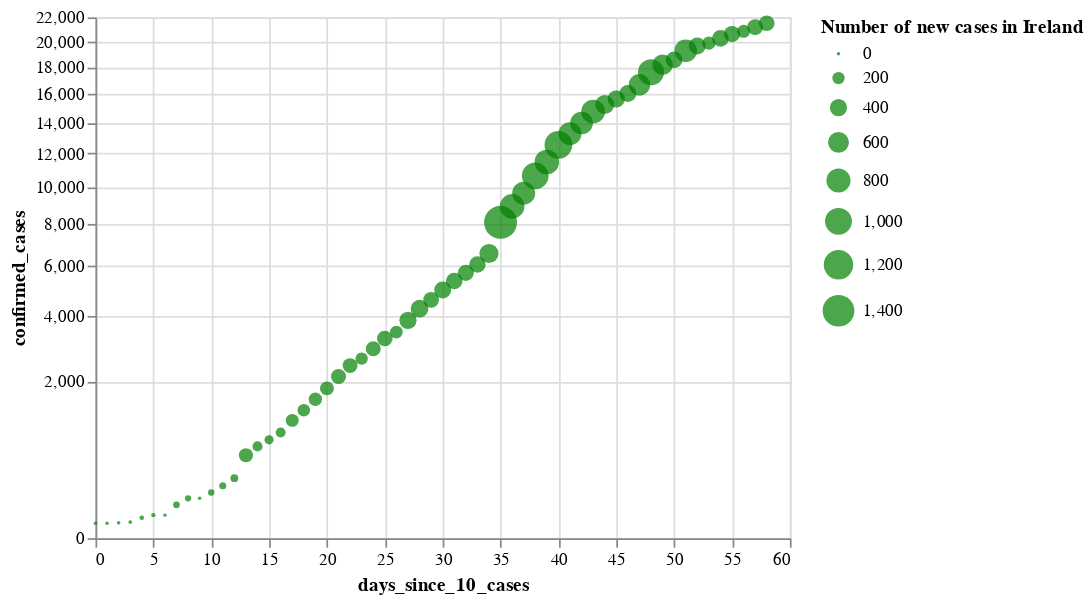

This figure's notebook cell:
### Code cell
#hide

cases_ie_plot = alt.Chart(source_ie).mark_circle(
    color='green',
    opacity=0.7).encode(
    x='days_since_10_cases:Q',
#     y='confirmed_cases:Q',
    y=alt.Y('confirmed_cases:Q', scale=alt.Scale(type='sqrt')),
    size=alt.Size('new_cases:Q', title="Number of new cases in Ireland"),
    tooltip=['country', 'date:T', 'confirmed_cases', 'new_cases', 'new_deaths']
)#.interactive()

cases_ie_plot

### Figure 1 — Vega-Lite specification as saved in the notebook (floating-point values rounded to 4 significant figures)
{"config": {"view": {"continuousWidth": 400, "continuousHeight": 300}}, "data": {"name": "data-51484490e82d8d99c47779b551f58f51"}, "mark": {"type": "circle", "color": "green", "opacity": 0.7}, "encoding": {"size": {"type": "quantitative", "field": "new_cases", "title": "Number of new cases in Ireland"}, "tooltip": [{"type": "nominal", "field": "country"}, {"type": "temporal", "field": "date"}, {"type": "quantitative", "field": "confirmed_cases"}, {"type": "quantitative", "field": "new_cases"}, {"type": "quantitative", "field": "new_deaths"}], "x": {"type": "quantitative", "field": "days_since_10_cases"}, "y": {"type": "quantitative", "field": "confirmed_cases", "scale": {"type": "sqrt"}}}, "$schema": "https://vega.github.io/schema/vega-lite/v4.0.2.json", "datasets": {"data-51484490e82d8d99c47779b551f58f51": [{"country": "Ireland", "date": "2020-03-06", "days_since_10_cases": 0, "confirmed_cases": 18, "confirmed_cases_per_million": 4.0, "new_cases": 0, "new_deaths": 0, "new_recovered": 0}, {"country": "Ireland", "date": "2020-03-07", "days_since_10_cases": 1, "confirmed_cases": 18, "confirmed_cases_per_million": 4.0, "new_cases": 0, "new_deaths": 0, "new_recovered": 0}, {"country": "Ireland", "date": "2020-03-08", "days_since_10_cases": 2, "confirmed_cases": 19, "confirmed_cases_per_million": 4.0, "new_cases": 1, "new_deaths": 0, "new_recovered": 0}, {"country": "Ireland", "date": "2020-03-09", "days_since_10_cases": 3, "confirmed_cases": 21, "confirmed_cases_per_million": 4.0, "new_cases": 2, "new_deaths": 0, "new_recovered": 0}, {"country": "Ireland", "date": "2020-03-10", "days_since_10_cases": 4, "confirmed_cases": 34, "confirmed_cases_per_million": 7.0, "new_cases": 13, "new_deaths": 0, "new_recovered": 0}, {"country": "Ireland", "date": "2020-03-11", "days_since_10_cases": 5, "confirmed_cases": 43, "confirmed_cases_per_million": 9.0, "new_cases": 9, "new_deaths": 1, "new_recovered": 0}, {"country": "Ireland", "date": "2020-03-12", "days_since_10_cases": 6, "confirmed_cases": 43, "confirmed_cases_per_million": 9.0, "new_cases": 0, "new_deaths": 0, "new_recovered": 0}, {"country": "Ireland", "date": "2020-03-13", "days_since_10_cases": 7, "confirmed_cases": 90, "confirmed_cases_per_million": 18.0, "new_cases": 47, "new_deaths": 0, "new_recovered": 0}, {"country": "Ireland", "date": "2020-03-14", "days_since_10_cases": 8, "confirmed_cases": 129, "confirmed_cases_per_million": 26.0, "new_cases": 39, "new_deaths": 1, "new_recovered": 0}, {"country": "Ireland", "date": "2020-03-15", "days_since_10_cases": 9, "confirmed_cases": 129, "confirmed_cases_per_million": 26.0, "new_cases": 0, "new_deaths": 0, "new_recovered": 0}, {"country": "Ireland", "date": "2020-03-16", "days_since_10_cases": 10, "confirmed_cases": 169, "confirmed_cases_per_million": 34.0, "new_cases": 40, "new_deaths": 0, "new_recovered": 0}, {"country": "Ireland", "date": "2020-03-17", "days_since_10_cases": 11, "confirmed_cases": 223, "confirmed_cases_per_million": 46.0, "new_cases": 54, "new_deaths": 0, "new_recovered": 5}, {"country": "Ireland", "date": "2020-03-18", "days_since_10_cases": 12, "confirmed_cases": 292, "confirmed_cases_per_million": 60.0, "new_cases": 69, "new_deaths": 0, "new_recovered": 0}, {"country": "Ireland", "date": "2020-03-19", "days_since_10_cases": 13, "confirmed_cases": 557, "confirmed_cases_per_million": 114.0, "new_cases": 265, "new_deaths": 1, "new_recovered": 0}, {"country": "Ireland", "date": "2020-03-20", "days_since_10_cases": 14, "confirmed_cases": 683, "confirmed_cases_per_million": 139.0, "new_cases": 126, "new_deaths": 0, "new_recovered": 0}, {"country": "Ireland", "date": "2020-03-21", "days_since_10_cases": 15, "confirmed_cases": 785, "confirmed_cases_per_million": 160.0, "new_cases": 102, "new_deaths": 0, "new_recovered": 0}, {"country": "Ireland", "date": "2020-03-22", "days_since_10_cases": 16, "confirmed_cases": 906, "confirmed_cases_per_million": 185.0, "new_cases": 121, "new_deaths": 1, "new_recovered": 0}, {"country": "Ireland", "date": "2020-03-23", "days_since_10_cases": 17, "confirmed_cases": 1125, "confirmed_cases_per_million": 230.0, "new_cases": 219, "new_deaths": 2, "new_recovered": 0}, {"country": "Ireland", "date": "2020-03-24", "days_since_10_cases": 18, "confirmed_cases": 1329, "confirmed_cases_per_million": 271.0, "new_cases": 204, "new_deaths": 1, "new_recovered": 0}, {"country": "Ireland", "date": "2020-03-25", "days_since_10_cases": 19, "confirmed_cases": 1564, "confirmed_cases_per_million": 319.0, "new_cases": 235, "new_deaths": 2, "new_recovered": 0}, {"country": "Ireland", "date": "2020-03-26", "days_since_10_cases": 20, "confirmed_cases": 1819, "confirmed_cases_per_million": 371.0, "new_cases": 255, "new_deaths": 10, "new_recovered": 0}, {"country": "Ireland", "date": "2020-03-27", "days_since_10_cases": 21, "confirmed_cases": 2121, "confirmed_cases_per_million": 433.0, "new_cases": 302, "new_deaths": 3, "new_recovered": 0}, {"country": "Ireland", "date": "2020-03-28", "days_since_10_cases": 22, "confirmed_cases": 2415, "confirmed_cases_per_million": 493.0, "new_cases": 294, "new_deaths": 14, "new_recovered": 0}, {"country": "Ireland", "date": "2020-03-29", "days_since_10_cases": 23, "confirmed_cases": 2615, "confirmed_cases_per_million": 534.0, "new_cases": 200, "new_deaths": 10, "new_recovered": 0}, {"country": "Ireland", "date": "2020-03-30", "days_since_10_cases": 24, "confirmed_cases": 2910, "confirmed_cases_per_million": 594.0, "new_cases": 295, "new_deaths": 8, "new_recovered": 0}, {"country": "Ireland", "date": "2020-03-31", "days_since_10_cases": 25, "confirmed_cases": 3235, "confirmed_cases_per_million": 660.0, "new_cases": 325, "new_deaths": 17, "new_recovered": 0}, {"country": "Ireland", "date": "2020-04-01", "days_since_10_cases": 26, "confirmed_cases": 3447, "confirmed_cases_per_million": 703.0, "new_cases": 212, "new_deaths": 14, "new_recovered": 0}, {"country": "Ireland", "date": "2020-04-02", "days_since_10_cases": 27, "confirmed_cases": 3849, "confirmed_cases_per_million": 786.0, "new_cases": 402, "new_deaths": 13, "new_recovered": 0}, {"country": "Ireland", "date": "2020-04-03", "days_since_10_cases": 28, "confirmed_cases": 4273, "confirmed_cases_per_million": 872.0, "new_cases": 424, "new_deaths": 22, "new_recovered": 0}, {"country": "Ireland", "date": "2020-04-04", "days_since_10_cases": 29, "confirmed_cases": 4604, "confirmed_cases_per_million": 940.0, "new_cases": 331, "new_deaths": 17, "new_recovered": 20}, {"country": "Ireland", "date": "2020-04-05", "days_since_10_cases": 30, "confirmed_cases": 4994, "confirmed_cases_per_million": 1019.0, "new_cases": 390, "new_deaths": 21, "new_recovered": 0}, {"country": "Ireland", "date": "2020-04-06", "days_since_10_cases": 31, "confirmed_cases": 5364, "confirmed_cases_per_million": 1095.0, "new_cases": 370, "new_deaths": 16, "new_recovered": 0}, {"country": "Ireland", "date": "2020-04-07", "days_since_10_cases": 32, "confirmed_cases": 5709, "confirmed_cases_per_million": 1165.0, "new_cases": 345, "new_deaths": 36, "new_recovered": 0}, {"country": "Ireland", "date": "2020-04-08", "days_since_10_cases": 33, "confirmed_cases": 6074, "confirmed_cases_per_million": 1240.0, "new_cases": 365, "new_deaths": 25, "new_recovered": 0}, {"country": "Ireland", "date": "2020-04-09", "days_since_10_cases": 34, "confirmed_cases": 6574, "confirmed_cases_per_million": 1342.0, "new_cases": 500, "new_deaths": 28, "new_recovered": 0}, {"country": "Ireland", "date": "2020-04-10", "days_since_10_cases": 35, "confirmed_cases": 8089, "confirmed_cases_per_million": 1651.0, "new_cases": 1515, "new_deaths": 24, "new_recovered": 0}, {"country": "Ireland", "date": "2020-04-11", "days_since_10_cases": 36, "confirmed_cases": 8928, "confirmed_cases_per_million": 1822.0, "new_cases": 839, "new_deaths": 33, "new_recovered": 0}, {"country": "Ireland", "date": "2020-04-12", "days_since_10_cases": 37, "confirmed_cases": 9655, "confirmed_cases_per_million": 1970.0, "new_cases": 727, "new_deaths": 14, "new_recovered": 0}, {"country": "Ireland", "date": "2020-04-13", "days_since_10_cases": 38, "confirmed_cases": 10647, "confirmed_cases_per_million": 2173.0, "new_cases": 992, "new_deaths": 31, "new_recovered": 0}, {"country": "Ireland", "date": "2020-04-14", "days_since_10_cases": 39, "confirmed_cases": 11479, "confirmed_cases_per_million": 2343.0, "new_cases": 832, "new_deaths": 41, "new_recovered": 0}, {"country": "Ireland", "date": "2020-04-15", "days_since_10_cases": 40, "confirmed_cases": 12547, "confirmed_cases_per_million": 2561.0, "new_cases": 1068, "new_deaths": 38, "new_recovered": 52}, {"country": "Ireland", "date": "2020-04-16", "days_since_10_cases": 41, "confirmed_cases": 13271, "confirmed_cases_per_million": 2708.0, "new_cases": 724, "new_deaths": 42, "new_recovered": 0}, {"country": "Ireland", "date": "2020-04-17", "days_since_10_cases": 42, "confirmed_cases": 13980, "confirmed_cases_per_million": 2853.0, "new_cases": 709, "new_deaths": 44, "new_recovered": 0}, {"country": "Ireland", "date": "2020-04-18", "days_since_10_cases": 43, "confirmed_cases": 14758, "confirmed_cases_per_million": 3012.0, "new_cases": 778, "new_deaths": 41, "new_recovered": 0}, {"country": "Ireland", "date": "2020-04-19", "days_since_10_cases": 44, "confirmed_cases": 15251, "confirmed_cases_per_million": 3112.0, "new_cases": 493, "new_deaths": 39, "new_recovered": 0}, {"country": "Ireland", "date": "2020-04-20", "days_since_10_cases": 45, "confirmed_cases": 15652, "confirmed_cases_per_million": 3194.0, "new_cases": 401, "new_deaths": 77, "new_recovered": 0}, {"country": "Ireland", "date": "2020-04-21", "days_since_10_cases": 46, "confirmed_cases": 16040, "confirmed_cases_per_million": 3273.0, "new_cases": 388, "new_deaths": 43, "new_recovered": 9156}, {"country": "Ireland", "date": "2020-04-22", "days_since_10_cases": 47, "confirmed_cases": 16671, "confirmed_cases_per_million": 3402.0, "new_cases": 631, "new_deaths": 39, "new_recovered": 0}, {"country": "Ireland", "date": "2020-04-23", "days_since_10_cases": 48, "confirmed_cases": 17607, "confirmed_cases_per_million": 3593.0, "new_cases": 936, "new_deaths": 25, "new_recovered": 0}, {"country": "Ireland", "date": "2020-04-24", "days_since_10_cases": 49, "confirmed_cases": 18184, "confirmed_cases_per_million": 3711.0, "new_cases": 577, "new_deaths": 220, "new_recovered": 0}, {"country": "Ireland", "date": "2020-04-25", "days_since_10_cases": 50, "confirmed_cases": 18561, "confirmed_cases_per_million": 3788.0, "new_cases": 377, "new_deaths": 49, "new_recovered": 0}, {"country": "Ireland", "date": "2020-04-26", "days_since_10_cases": 51, "confirmed_cases": 19262, "confirmed_cases_per_million": 3931.0, "new_cases": 701, "new_deaths": 24, "new_recovered": 0}, {"country": "Ireland", "date": "2020-04-27", "days_since_10_cases": 52, "confirmed_cases": 19648, "confirmed_cases_per_million": 4010.0, "new_cases": 386, "new_deaths": 15, "new_recovered": 0}, {"country": "Ireland", "date": "2020-04-28", "days_since_10_cases": 53, "confirmed_cases": 19877, "confirmed_cases_per_million": 4057.0, "new_cases": 229, "new_deaths": 57, "new_recovered": 0}, {"country": "Ireland", "date": "2020-04-29", "days_since_10_cases": 54, "confirmed_cases": 20253, "confirmed_cases_per_million": 4133.0, "new_cases": 376, "new_deaths": 31, "new_recovered": 4153}, {"country": "Ireland", "date": "2020-04-30", "days_since_10_cases": 55, "confirmed_cases": 20612, "confirmed_cases_per_million": 4207.0, "new_cases": 359, "new_deaths": 42, "new_recovered": 0}, {"country": "Ireland", "date": "2020-05-01", "days_since_10_cases": 56, "confirmed_cases": 20833, "confirmed_cases_per_million": 4252.0, "new_cases": 221, "new_deaths": 33, "new_recovered": 0}, {"country": "Ireland", "date": "2020-05-02", "days_since_10_cases": 57, "confirmed_cases": 21176, "confirmed_cases_per_million": 4322.0, "new_cases": 343, "new_deaths": 21, "new_recovered": 0}, {"country": "Ireland", "date": "2020-05-03", "days_since_10_cases": 58, "confirmed_cases": 21506, "confirmed_cases_per_million": 4389.0, "new_cases": 330, "new_deaths": 17, "new_recovered": 0}]}}
